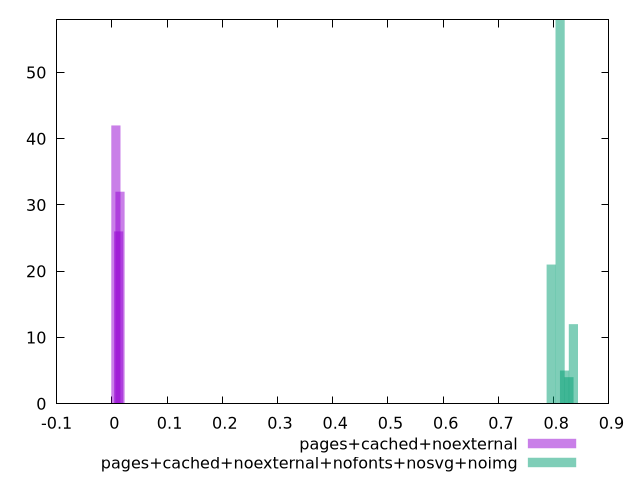

Write the gnuplot code that produced this figure.
$_pagesCachedNoexternal <<EOF
0.014713055838066681 32
0.007356527919033341 42
0.012260879865055568 26
EOF
$_pagesCachedNoexternalNofontsNosvgNoimg <<EOF
0.8116605188122857 58
0.8357692470938388 12
0.8277330043333211 4
0.7955880332912504 21
0.8196967615728035 5
EOF
set key outside below
set terminal pngcairo
set output "report_00005_2020-11-02T22-26-11.212Z/largest-contentful-paint/largest-contentful-paint_pages+cached+noexternal_pages+cached+noexternal+nofonts+nosvg+noimg+hist.png"
set boxwidth 0.01656825438349611
set style fill transparent solid 0.5 noborder
set yrange [0:58]
plot $_pagesCachedNoexternal title "pages+cached+noexternal" with boxes ,$_pagesCachedNoexternalNofontsNosvgNoimg title "pages+cached+noexternal+nofonts+nosvg+noimg" with boxes ,
